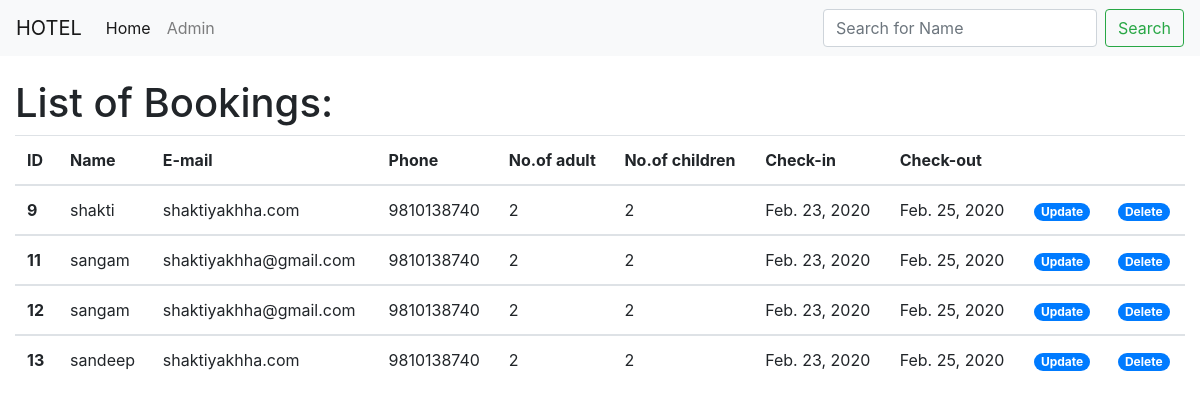
/table/, run on an earlier commit of the app's database.
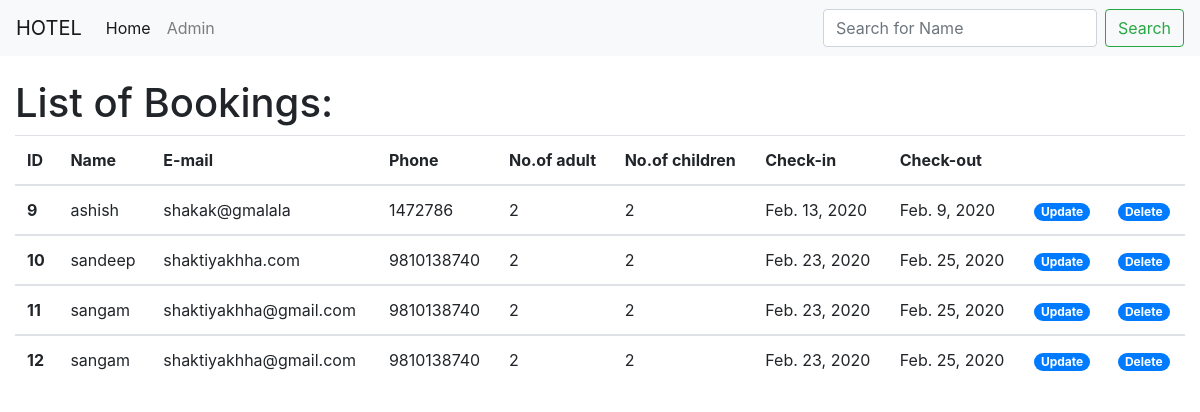
And on a later commit of the database.
### WebApp/models.py (models this page shows, shortened)
class Book(models.Model):
    name=models.CharField(max_length=50)
    email=models.CharField(null=True, max_length=50)
    phone=models.IntegerField()
    number_of_adults=models.IntegerField()
    number_of_children=models.IntegerField()
    arrival=models.DateField()
    checkOut=models.DateField()

### WebApp/views.py (the view)
# urls.py: path("table/",table,name="table"),
def table(request):
    data=Book.objects.all()
    search=request.GET.get('search')
    if search !='' and search is not None:
        data=data.filter(name__icontains=search)
    context = {
        'Info':data
    }
    return render(request,'admin.html',context)

### WebApp/templates/admin.html (shortened to what this page needs)
{% load static %}
<!DOCTYPE html>
<html lang="en">
  <head>
    <link rel="stylesheet" href="{% static './bootstrap.css' %}" />
  </head>
  <body>
    <nav class="navbar navbar-expand-lg navbar-light bg-light">
      <a class="navbar-brand" href="#">HOTEL</a>
      <div class="collapse navbar-collapse" id="navbarSupportedContent">
        <ul class="navbar-nav mr-auto">
          <li class="nav-item active">
            <a class="nav-link" href="{% url 'booking' %}"
              >Home <span class="sr-only">(current)</span></a
            >
          </li>
          <li class="nav-item">
            <a class="nav-link" href="{% url 'table' %}">Admin</a>
          </li>
        </ul>
        <form class="form-inline my-2 my-lg-0" action="table" method="GET">
          <input
            class="form-control mr-sm-2"
            type="search"
            placeholder="Search for Name"
            aria-label="Search"
            name="search"
          />
          <button class="btn btn-outline-success my-2 my-sm-0" type="submit">
            Search
          </button>
        </form>
      </div>
    </nav>
    <div class="container-fluid">
      <div class="row">
        <div class="col-12">
          <h1 style="margin-top: 2%;">List of Bookings:</h1>
          <table class="table">
            <thead>
              <tr>
                <th scope="col">ID</th>
                <th scope="col">Name</th>
                <th scope="col">E-mail</th>
                <th scope="col">Phone</th>
                <th scope="col">No.of adult</th>
                <th scope="col">No.of children</th>
                <th scope="col">Check-in</th>
                <th scope="col">Check-out</th>
                <th scope="col"></th>
                <th scope="col"></th>
              </tr>
            </thead>
            {% for datas in Info %}
            <tbody>
              <tr>
                <th scope="row">{{datas.id}}</th>
                <td>{{datas.name}}</td>
                <td>{{datas.email}}</td>
                <td>{{datas.phone}}</td>
                <td>{{datas.number_of_adults}}</td>
                <td>{{datas.number_of_children}}</td>
                <td>{{datas.arrival}}</td>
                <td>{{datas.checkOut}}</td>
                <td>
                  <span class="badge badge-primary badge-pill"
                    ><a href="edit/{{datas.id}}">Update</a></span
                  >
                </td>
                <td>
                  <span class="badge badge-primary badge-pill"
                    ><a href="delete/{{datas.id}}">Delete</a></span
                  >
                </td>
              </tr>
            </tbody>
            {% endfor %}
          </table>
        </div>
      </div>
    </div>
  </body>
</html>

What changed in the data, as far as the page shows it:
removed Book: id "13", name "sandeep", email "shaktiyakhha.com", phone "9810138740", number_of_adults "2", number_of_children "2", arrival "Feb. 23, 2020", checkOut "Feb. 25, 2020"
changed Book id 9: name "shakti" → "ashish"; email "shaktiyakhha.com" → "shakak@gmalala"; phone "9810138740" → "1472786"; arrival "Feb. 23, 2020" → "Feb. 13, 2020"; checkOut "Feb. 25, 2020" → "Feb. 9, 2020"
added Book: id "10", name "sandeep", email "shaktiyakhha.com", phone "9810138740", number_of_adults "2", number_of_children "2", arrival "Feb. 23, 2020", checkOut "Feb. 25, 2020"
